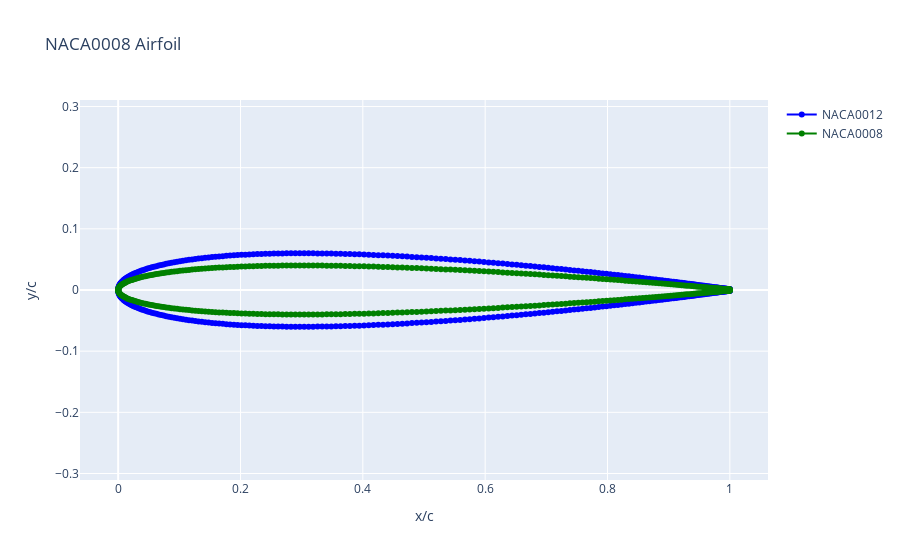

Here is the notebook cell this chart was saved with:
### Code cell
fig = go.Figure()
airfoil = Airfoil(name="NACA0012")
airfoil.draw(show=False, fig=fig, fill=False)
airfoil2 = Airfoil(name="NACA0008")
airfoil2.draw(show=True, fig=fig, fill=False, color="green")

### Figure 1 — Plotly figure (JSON) as saved in the notebook; plotly's stock layout.template omitted (floating-point values rounded to 4 significant figures; data arrays with more than 128 entries replaced by an {"elided": "..."} marker saying what was removed)
{"data": [{"line": {"color": "blue"}, "mode": "lines+markers", "name": "NACA0012", "type": "scatter", "x": {"elided": "399 float values"}, "y": {"elided": "399 float values"}}, {"line": {"color": "green"}, "mode": "lines+markers", "name": "NACA0008", "type": "scatter", "x": {"elided": "399 float values"}, "y": {"elided": "399 float values"}}], "layout": {"title": {"text": "NACA0008 Airfoil"}, "xaxis": {"title": {"text": "x/c"}}, "yaxis": {"scaleanchor": "x", "scaleratio": 1, "title": {"text": "y/c"}}}}
